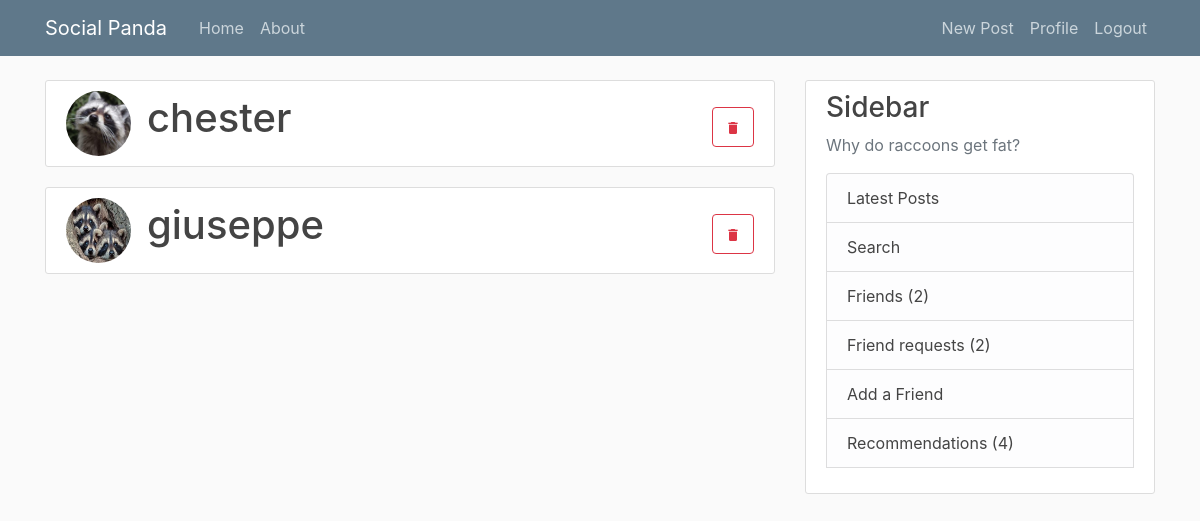
Before: /friends/ (signed in) with the older database file.
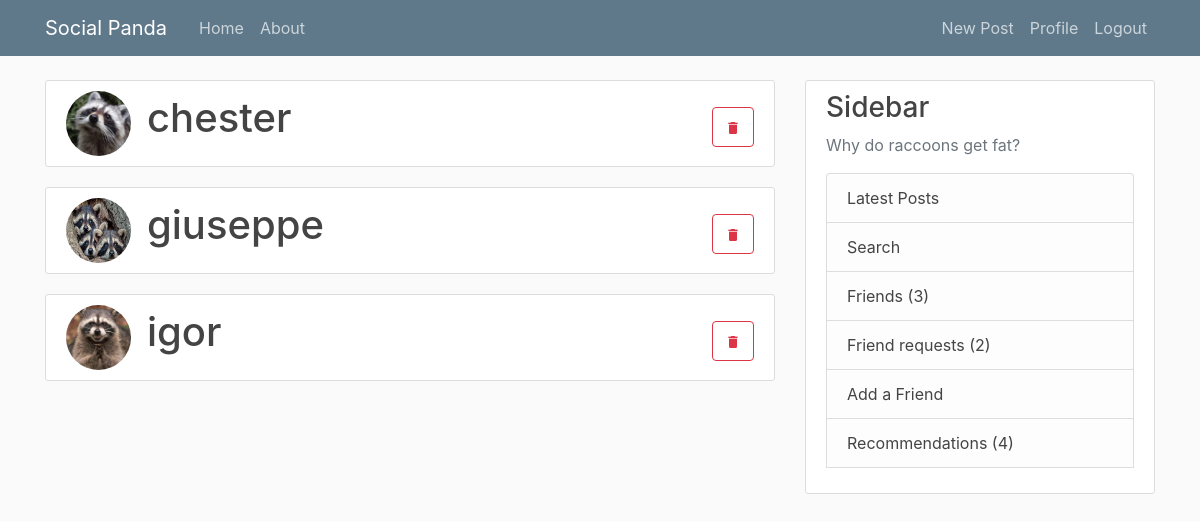
After: the same page with the newer database file.
### blog/models.py (models this page shows, shortened)
class Friend(models.Model):
    current_user = models.ForeignKey(
        User, on_delete=models.CASCADE, null=True, related_name="current_user"
    )
    current_user_friend = models.ForeignKey(
        User, on_delete=models.CASCADE, null=True, related_name="current_user_friend"
    )

### users/models.py (models this page shows, shortened)
class Profile(models.Model):
    user = models.OneToOneField(User, on_delete=models.CASCADE)
    image = models.ImageField(default="default.jpg", upload_to="profile_pics")

### blog/views.py (the view)
# urls.py: path("friends/", FriendListView.as_view(), name="friends"),
class FriendListView(LoginRequiredMixin, ListView):
    model = Friend
    template_name = "blog/friend_list.html"
    context_object_name = "friends"
    paginate_by = 3
    def get_queryset(self):
        return Friend.objects.filter(current_user_id=self.request.user.id)

### blog/context_processors.py (called while the page is built)
def friend_requests(request):
    user = request.user
    friend_request_count = FriendRequest.objects.filter(receiver_id=user.id).count()
    friend_count = Friend.objects.filter(current_user_id=user.id).count()
    shared_posts_count = SharedPost.objects.filter(post_receiver_id=user.id).count()
    return {
        "friend_request_count": friend_request_count,
        "friends_count": friend_count,
        "shared_posts_count": shared_posts_count,
    }

### blog/templates/blog/friend_list.html (shortened to what this page needs)
{% extends 'blog/base.html'%}
{% block content %}
    {% if friends %}
        {% for friend in friends %}
            {% if user.is_authenticated  %}
                <article class="media content-section">
                  <img class="rounded-circle article-img" src="{{ friend.current_user_friend.profile.image.url }}">
                  <div class="media-body">
                    <h1>
                        <a class="article-title vertical-align" href="{% url 'user-posts' friend.current_user_friend.username %}">
                        {{ friend.current_user_friend.username }}</a>
                    <button  style="float:right" class="btn btn-outline-danger mt-3 pt-2 material-icons vertical-align"
                             type="submit" onclick="window.location='/deleted-friend?friend_to_delete={{ friend.current_user_friend.id }}&current_page={{ request.get_full_path }}'">delete</button>
                    </h1>
                  </div>
                </article>
            {% endif %}
        {% endfor %}
    {% else %}
        <h3>It seems you don't have any friends yet.</h3>
        <p>Try adding some<a class="ml-1" href="{% url 'add-friend' %}">Here</a></p>
    {% endif %}
{% endblock content %}

Changed rows visible on the page:
added Friend: current_user_friend.profile.image (placeholder picture), current_user_friend.username "igor"
Other visible differences:
{{ friends_count }}: "2" → "3"
